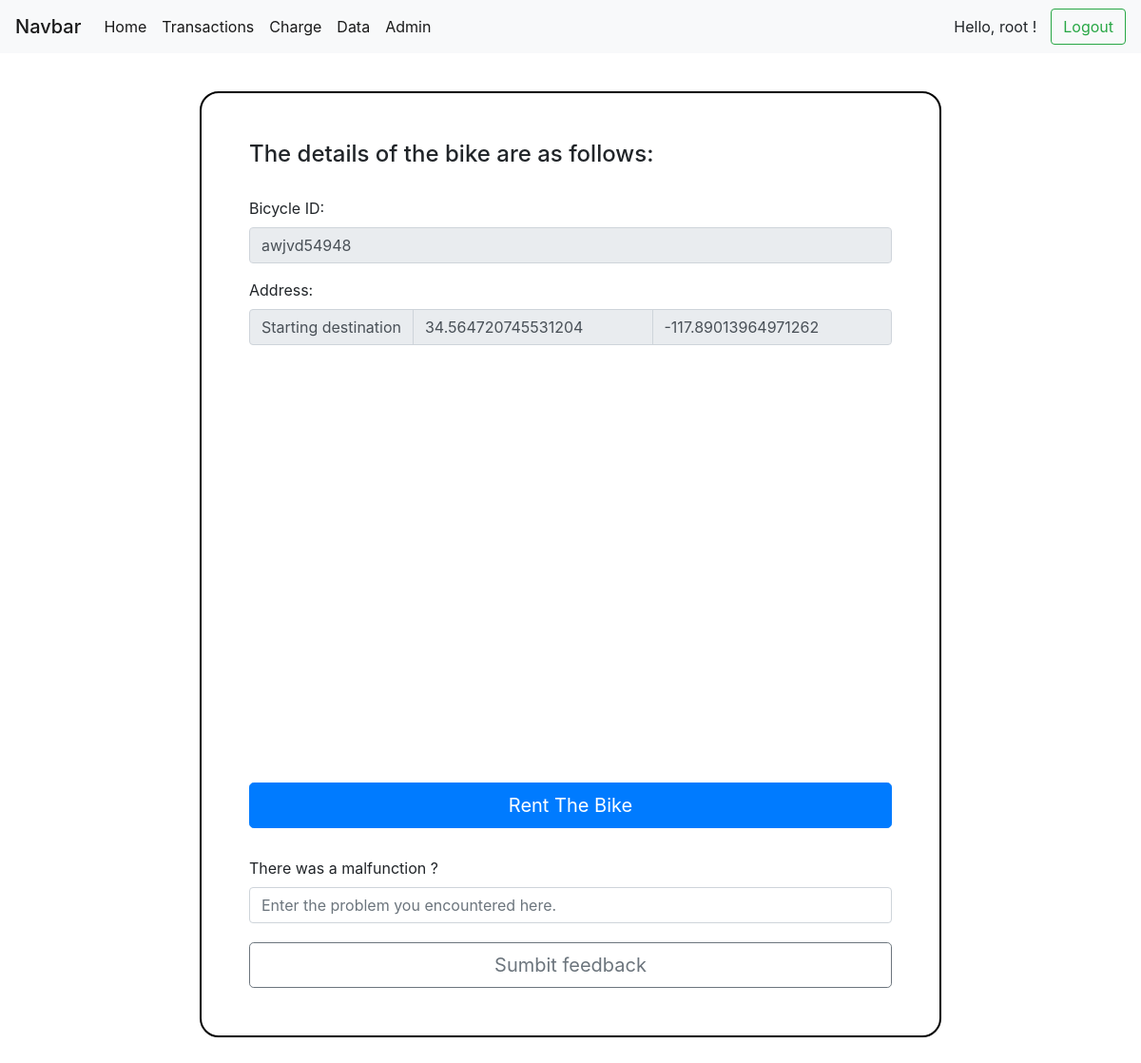
The app's page /detail/2/ (signed in), older data.
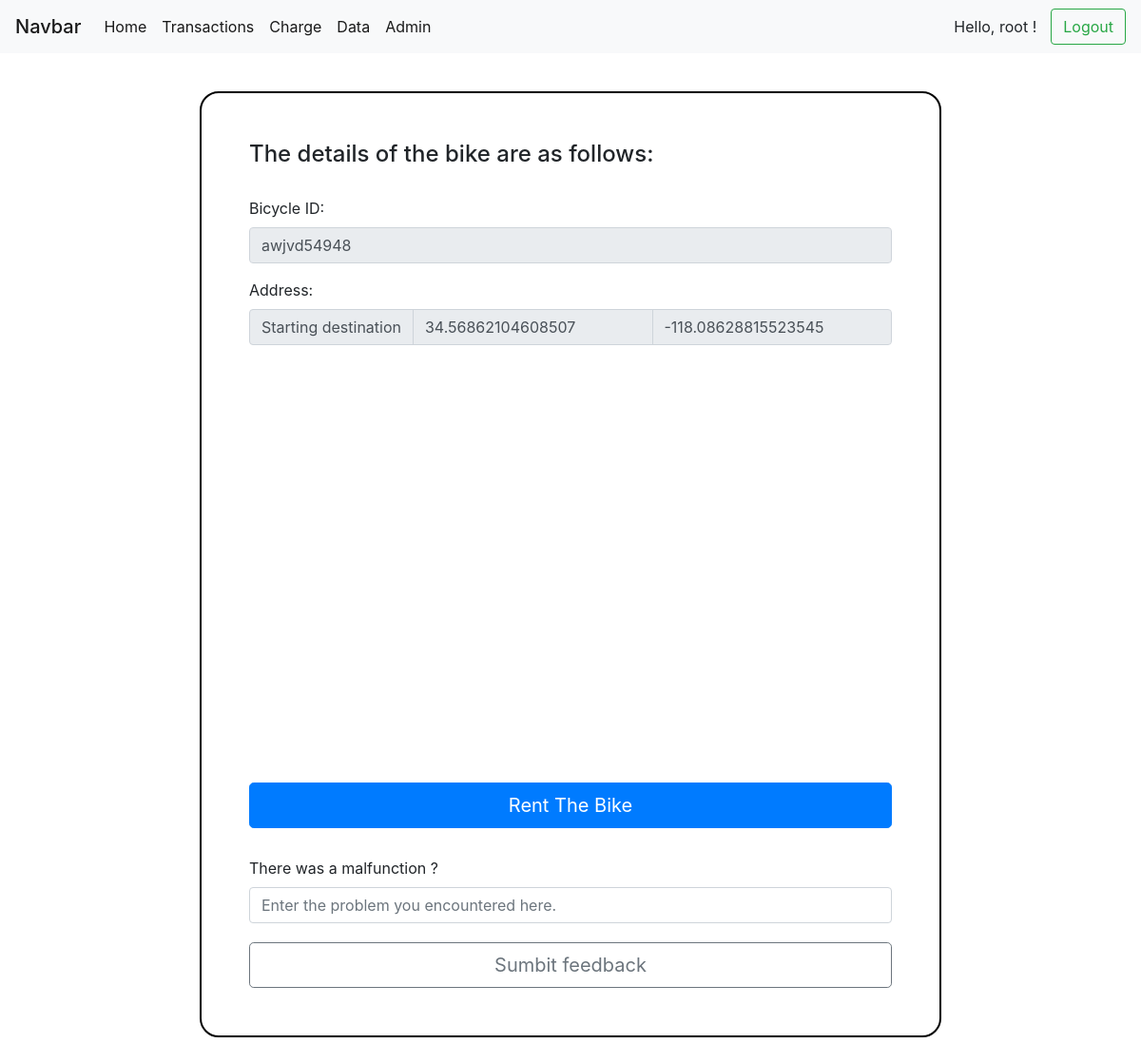
The same page, newer data.
### bike/models.py (models this page shows, shortened)
class Bike(models.Model):
    unique = models.CharField(max_length=12, unique=True, default=uuid4().hex[:12], verbose_name="ID")
    available = models.BooleanField(default=True)
    position_lat = models.FloatField(default=0.0)
    position_lng = models.FloatField(default=0.0)
    need_repair = models.BooleanField(default=False)

### bike/views.py (the view)
# urls.py: path('detail/<int:ID>/', views.detail),
@login_required
@require_http_methods(['GET'])
def detail(request, ID):
    bike = Bike.objects.get(id=ID)
    content = {"bike": bike}
    return render(request, "bike/bike.html", content)

### bike/templates/bike/bike.html (shortened to what this page needs)
{% extends 'bike/base.html' %}
{% block content %}
<div
    style="width: 65%;margin: auto;padding: 50px;border: 2px solid black;border-radius: 20px;margin-top: 40px;margin-bottom: 40px;">
    <h4 style="margin-bottom: 30px;">The details of the bike are as follows:</h4>
    <div class="form-group">
        <label>Bicycle ID:</label>
        <input type="text" class="form-control" id="exampleInputEmail1" value="awjvd54948" readonly>
    </div>
    <div class="form-group">
        <label>Address:</label>
        <div class="input-group">
            <div class="input-group-prepend">
                <span class="input-group-text">Starting destination</span>
            </div>
            <input type="number" aria-label="First name" class="form-control" step="any" value="{{bike.position_lat}}" readonly>
            <input type="number" aria-label="Last name" class="form-control" step="any" value="{{bike.position_lng}}" readonly>
        </div>
    </div>
    <div id="map" style="height: 400px;width: 90%;margin: auto;margin-top: 30px;margin-bottom: 30px;"></div>
    {% if bike.available %}
    <button onclick="window.location.href='/rent/{{bike.id}}/'" class="btn btn-primary btn-lg btn-block" style="margin-top: 20px;">Rent The Bike</button>
    {% else %}
    <button class="btn btn-primary btn-lg btn-block" style="margin-top: 20px;" disabled>Rent The Bike</button>
    {% endif %}
    <form action="/feedback/{{bike.id}}/" method="POST">
        <div class="form-group" style="margin-top: 30px;">
            <label>There was a malfunction ?</label>
            <input type="text" name="content" class="form-control" id="finish_time" required="required"
                placeholder="Enter the problem you encountered here.">
        </div>
        <button type="submit" class="btn btn-outline-secondary btn-lg btn-block" style="margin-top: 20px;">Sumbit
            feedback</button>
    </form>
</div>
{% endblock %}

Row changes from the older to the newer data that the page shows:
changed Bike: position_lat "34.564720745531204" → "34.56862104608507"; position_lng "-117.89013964971262" → "-118.08628815523545"
